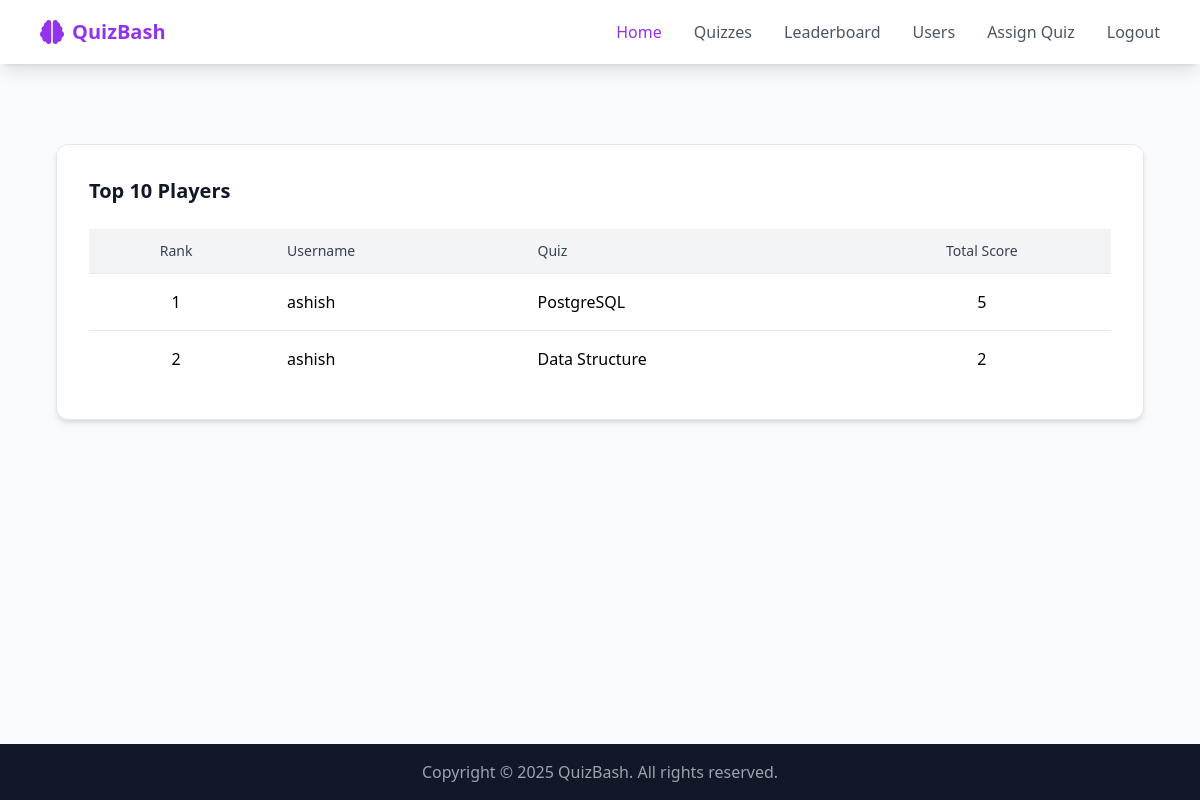
Page /leaderboard/ (signed in) on the committed database.
### quiz/models.py (models this page shows, shortened)
class Quiz(models.Model):
    title = models.CharField(max_length=255)
    description = models.TextField(blank=True)
    time_limit = models.IntegerField(help_text="Time limit in seconds")
    category = models.ForeignKey(
        Category, on_delete=models.SET_NULL, null=True, blank=True
    )

### quiz/views.py (the view)
# urls.py: path("leaderboard/", views.leaderboard, name="leaderboard"),
@login_required
def leaderboard(request):
    leaderboard = (
        AssignedQuiz.objects.filter(completed=True)
        .select_related("user")
        .values("user__username", "quiz__title")
        .annotate(total_score=Sum("score"))
        .order_by("-total_score")[:10]
    )
    return render(request, "quiz/leaderboard.html", {"leaderboard": leaderboard})

### quiz/templates/quiz/leaderboard.html (shortened to what this page needs)
{% extends "quiz/base.html" %}
{% block content %}
<section class="py-20 bg-gray-50">
    <div class="max-w-6xl mx-auto px-4 sm:px-6 lg:px-8">
        <div class="bg-white rounded-xl shadow-md p-8 border border-gray-200">
            <h3 class="text-xl font-bold text-gray-900 mb-6">Top 10 Players</h3>
            <div class="overflow-x-auto">
                <table class="w-full text-left">
                    <thead class="bg-gray-100">
                        <tr>
                            <th class="px-6 py-3 text-sm font-medium text-gray-700 text-center">Rank</th>
                            <th class="px-6 py-3 text-sm font-medium text-gray-700">Username</th>
                            <th class="px-6 py-3 text-sm font-medium text-gray-700">Quiz</th>
                            <th class="px-6 py-3 text-sm font-medium text-gray-700 text-center">Total Score</th>
                        </tr>
                    </thead>
                    <tbody>
                        {% for entry in leaderboard %}
                            <tr class="border-t border-gray-200">
                                <td class="px-6 py-4 text-center">{{ forloop.counter }}</td>
                                <td class="px-6 py-4 ">{{ entry.user__username }}</td>
                                <td class="px-6 py-4 ">{{ entry.quiz__title }}</td>
                                <td class="px-6 py-4 text-center">{{ entry.total_score }}</td>
                            </tr>
                        {% empty %}
                            <tr>
                                <td colspan="3" class="px-6 py-4 text-center text-gray-500">No leaderboard data available.</td>
                            </tr>
                        {% endfor %}
                    </tbody>
                </table>
            </div>
        </div>
    </div>
</section>
{% endblock %}

### rows in the picture
Quiz: user__username "ashish", quiz__title "PostgreSQL", total_score "5"
Quiz: user__username "ashish", quiz__title "Data Structure", total_score "2"
